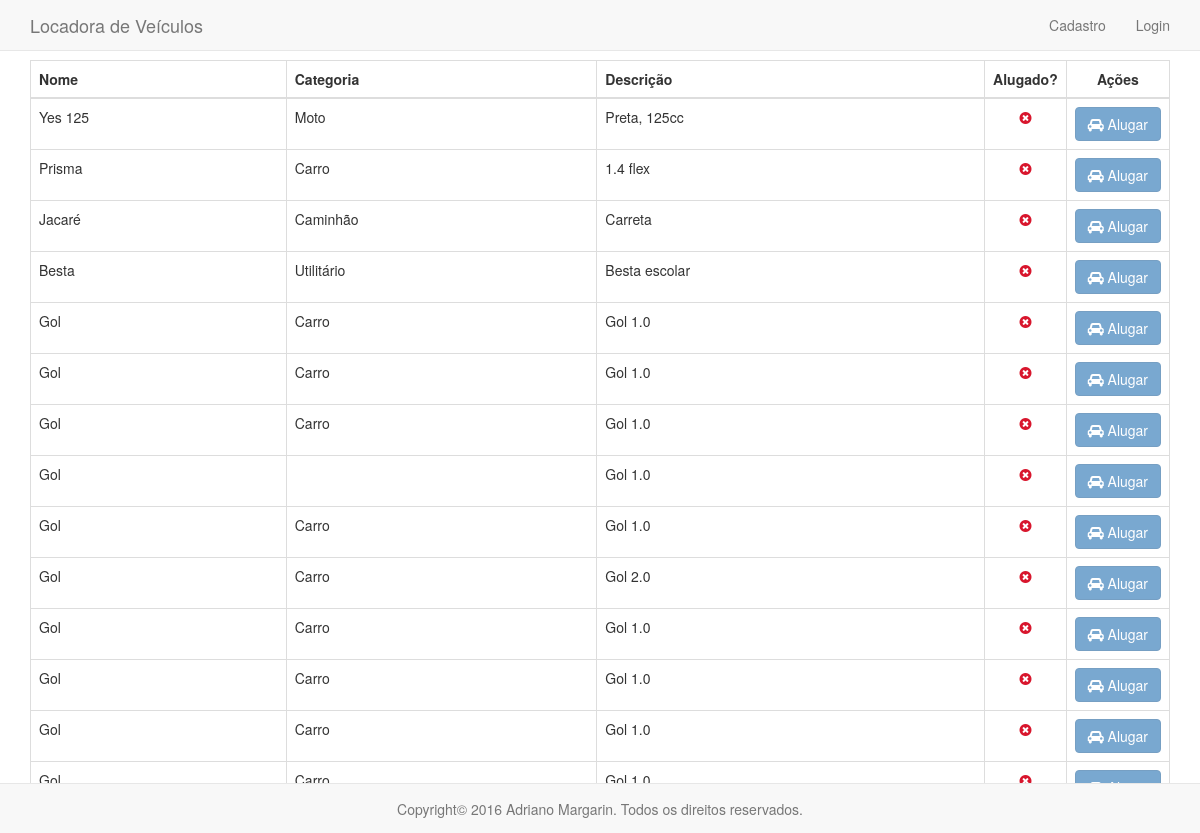
The page / on the database its author committed.
### app/fleet/models.py (models this page shows, shortened)
class Fleet(models.Model):
    class Meta:
        app_label = u'fleet'
        verbose_name = 'Frota'
        verbose_name_plural = 'Frotas'
    vehicle_name = models.CharField(verbose_name=u'Nome', max_length=255)
    category = models.CharField(verbose_name=u'Categoria', max_length=10,
        choices=CATEGORY_CHOICES)
    description = models.TextField(verbose_name=u'Descrição', max_length=1000,
        null=True, blank=True)
    is_rented = models.BooleanField(verbose_name=u'Está alugado?',
        default=False)

### app/core/views.py (the view)
# urls.py: 2. Add a URL to urlpatterns:  url(r'^$', Home.as_view(), name='home')
class Home(ListView):
    template_name='fleet_list.html'
    def get_queryset(self, *args, **kwargs):
        return Fleet.objects.all()

### app/core/templates/fleet_list.html (shortened to what this page needs)
{% extends "base.html" %}
{% block content %}
    <table class="table table-bordered">
        <thead>
            <tr>
                <th>Nome</th>
                <th>Categoria</th>
                <th>Descrição</th>
                <th class="rented">Alugado?</th>
                <th class="rented">Ações</th>
            </tr>
        </thead>
        <tbody>
            {% for obj in object_list %}
                <tr>
                    <td>{{ obj.vehicle_name }}</td>
                    <td>{{ obj.get_category_display }}</td>
                    <td>{{ obj.description }}</td>
                    <td class="rented">
                        {% if obj.is_rented %}
                            <p class="is-rented"><i class="fa fa-check-circle"></i></p>
                        {% else %}
                            <p class="not-rented"><i class="fa fa-times-circle"></i></p>
                        {% endif %}
                    </td>
                    <td>
                        <form method="POST" action="{% url 'rentacar:create' %}">
                            <button type="submit" class="btn btn-primary btn-block" {% if not request.user.customer or obj.is_rented %}disabled{% endif %}><i class="fa fa-car"></i> Alugar</button>
                        </form>
                    </td>
                </tr>
            {% endfor %}
        </tbody>
    </table>
{% endblock content %}

### app/core/templates/base.html (shortened to what this page needs)
{% load staticfiles %}
<!DOCTYPE html>
<html>
    <head>
        <link rel="stylesheet" href="https://maxcdn.bootstrapcdn.com/bootstrap/3.3.5/css/bootstrap.min.css">
        <link rel="stylesheet" href="https://maxcdn.bootstrapcdn.com/font-awesome/4.4.0/css/font-awesome.min.css">
        <link rel="stylesheet" href="{% static 'css/main.css' %}">
    </head>
    <body>
        {% block body %}
        <header>
            <nav class="navbar navbar-default navbar-fixed-top">
                <div class="container">
                    <div class="navbar-header">
                        <a class="navbar-brand" href="{% url 'index' %}">Locadora de Veículos</a>
                    </div>
                    <div class="collapse navbar-collapse" id="bs-example-navbar-collapse-6">
                        {% if request.user.is_authenticated and request.user.customer %}
                            <ul class="nav navbar-nav">
                                <li><a href="{% url 'dashboard:index' %}">Administração</a></li>
                                <li><a href="{% url 'dashboard:rent' %}">Meus aluguéis</a></li>
                            </ul>
                            <ul class="nav navbar-nav navbar-right">
                                <li><a href="{% url 'logout' %}">Sair</a></li>
                            </ul>
                        {% else %}
                            <ul class="nav navbar-nav navbar-right">
                                <li><a href="{% url 'customer:register' %}">Cadastro</a></li>
                                <li><a href="{% url 'login' %}">Login</a></li>
                            </ul>
                        {% endif %}
                    </div>
                </div>
            </nav>
        </header>
        <section class="container content">
            {% block content %}{% endblock content %}
        </section>
        <footer>
            <nav class="navbar navbar-default navbar-fixed-bottom">
                <div class="container">
                    <p class="text-muted text-center footer-p">Copyright&copy; 2016 Adriano Margarin. Todos os direitos reservados.</p>
                </div>
            </nav>
        </footer>
        {% endblock body %}
    </body>
</html>

### app/core/static/css/main.css (style rules this page uses)
.footer-p { margin-top: 15px; }
section.content { margin-top: 60px; }
th.rented { width: 80px; }
.not-rented { color: rgb(216, 22, 45); }
.rented { text-align: center; }

### rows shown on the page
Fleet: vehicle_name "Yes 125", category "Moto", description "Preta, 125cc", is_rented False (drawn)
Fleet: vehicle_name "Prisma", category "Carro", description "1.4 flex", is_rented False (drawn)
Fleet: vehicle_name "Jacaré", category "Caminhão", description "Carreta", is_rented False (drawn)
Fleet: vehicle_name "Besta", category "Utilitário", description "Besta escolar", is_rented False (drawn)
Fleet: vehicle_name "Gol", category "Carro", description "Gol 1.0", is_rented False (drawn)
Fleet: vehicle_name "Gol", category "Carro", description "Gol 1.0", is_rented False (drawn)
Fleet: vehicle_name "Gol", category "Carro", description "Gol 1.0", is_rented False (drawn)
Fleet: vehicle_name "Gol", description "Gol 1.0", is_rented False (drawn)
Fleet: vehicle_name "Gol", category "Carro", description "Gol 1.0", is_rented False (drawn)
Fleet: vehicle_name "Gol", category "Carro", description "Gol 2.0", is_rented False (drawn)
Fleet: vehicle_name "Gol", category "Carro", description "Gol 1.0", is_rented False (drawn)
Fleet: vehicle_name "Gol", category "Carro", description "Gol 1.0", is_rented False (drawn)
Fleet: vehicle_name "Gol", category "Carro", description "Gol 1.0", is_rented False (drawn)
Fleet: vehicle_name "Gol", category "Carro", description "Gol 1.0", is_rented False (drawn)
